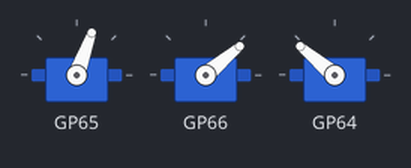
The program below on a simulated Raspberry Pi Pico running MicroPython. On the bench: 3 × servo. At 15.0 s the program stops and its outputs stay as they are.

Above: at 0.1 s.
At 6.71 s:
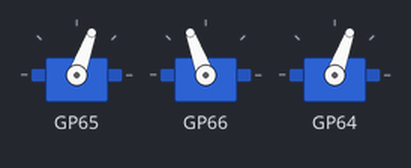
At 14.4 s:
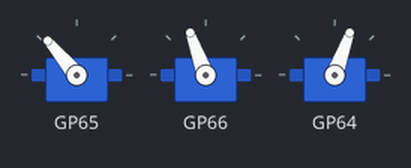
Timing chart, 0 to 15.9 s (numbered marks = the images above):
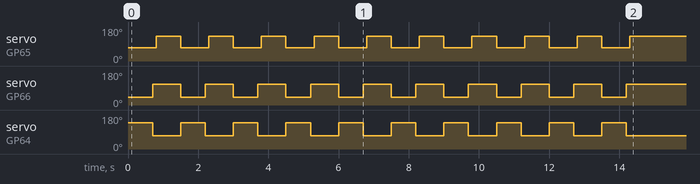

The program:

test.py
```python
import time
from machine import Pin, I2C
from picobricks import MotorDriver

i2c = I2C(0, scl=Pin(5), sda=Pin(4))
motor = MotorDriver(i2c)

"""
Notes
=====

servo 1 : right leg
servo 3 : left leg
servo 2 : base
"""

def reset_base():
    motor.servo(2, 100)


def move_legs(angle):
    motor.servo(3, angle)
    motor.servo(1, 180-angle)

def setup_pas():
    move_legs(140)
    motor.servo(2, 150)

def pas():
    motor.servo(2, 100)
    move_legs(120)
    time.sleep(0.2)
    motor.servo(2, 60)
    move_legs(40)
    time.sleep(0.5)
    #motor.servo(2, 100)

def test():
    move_legs(110)
    time.sleep(0.1)
    motor.servo(2, 130)

def reset():
    move_legs(40)
    motor.servo(2, 70)
motor.servo(2, 70)
move_legs(40)

for i in range(10):
    reset()
    time.sleep(0.7)
    test()
    time.sleep(0.7)
```
